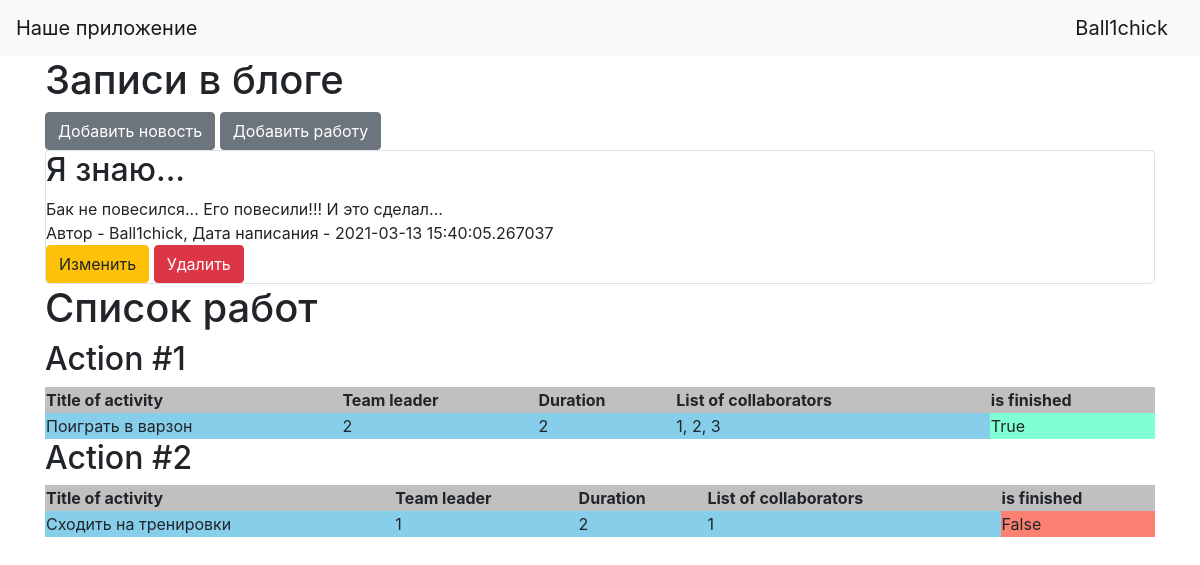
/ (signed in), run on the app's committed database.
### data/users.py (models this page shows, shortened)
class User(SqlAlchemyBase, UserMixin):
    __tablename__ = 'users'
    id = sqlalchemy.Column(sqlalchemy.Integer, primary_key=True, autoincrement=True)
    surname = sqlalchemy.Column(sqlalchemy.String, nullable=True)
    name = sqlalchemy.Column(sqlalchemy.String, nullable=True)
    about = sqlalchemy.Column(sqlalchemy.String, nullable=True)
    age = sqlalchemy.Column(sqlalchemy.Integer, nullable=True)
    position = sqlalchemy.Column(sqlalchemy.String, nullable=True)
    speciality = sqlalchemy.Column(sqlalchemy.String, nullable=True)
    address = sqlalchemy.Column(sqlalchemy.String, nullable=True)
    email = sqlalchemy.Column(sqlalchemy.String, index=True, unique=True, nullable=True)
    hashed_password = sqlalchemy.Column(sqlalchemy.String, nullable=True)
    modified_date = sqlalchemy.Column(sqlalchemy.DateTime, default=datetime.datetime.now)
    news = orm.relation("News", back_populates='user')
    jobs = orm.relation("Jobs", back_populates='user')

### data/news.py (models this page shows)
class News(SqlAlchemyBase):
    __tablename__ = 'news'
    id = sqlalchemy.Column(sqlalchemy.Integer,
                           primary_key=True, autoincrement=True)
    title = sqlalchemy.Column(sqlalchemy.String, nullable=True)
    content = sqlalchemy.Column(sqlalchemy.String, nullable=True)
    created_date = sqlalchemy.Column(sqlalchemy.DateTime,
                                     default=datetime.datetime.now)
    is_private = sqlalchemy.Column(sqlalchemy.Boolean, default=True)
    user_id = sqlalchemy.Column(sqlalchemy.Integer,
                                sqlalchemy.ForeignKey("users.id"))
    user = orm.relation('User')
    categories = orm.relation("Category",
                              secondary="association",
                              backref="news")

### data/jobs.py (models this page shows)
class Jobs(SqlAlchemyBase):
    __tablename__ = 'jobs'
    id = sqlalchemy.Column(sqlalchemy.Integer, primary_key=True, autoincrement=True)
    team_leader = sqlalchemy.Column(sqlalchemy.Integer, sqlalchemy.ForeignKey("users.id"))
    job = sqlalchemy.Column(sqlalchemy.String, nullable=True)
    work_size = sqlalchemy.Column(sqlalchemy.Integer, nullable=True)
    collaborators = sqlalchemy.Column(sqlalchemy.String, nullable=True)
    start_date = sqlalchemy.Column(sqlalchemy.DateTime, default=datetime.datetime.now)
    end_date = sqlalchemy.Column(sqlalchemy.DateTime, nullable=True)
    is_finished = sqlalchemy.Column(sqlalchemy.BOOLEAN, nullable=True)
    user = orm.relation('User')

### main.py (the view)
@app.route("/")
def index():
    db_sess = db_session.create_session()
    jobs = db_sess.query(Jobs)
    if current_user.is_authenticated:
        news = db_sess.query(News).filter(
            (News.user == current_user) | (News.is_private != True))
    else:
        news = db_sess.query(News).filter(News.is_private != True)
    return render_template("index.html", news=news, jobs=jobs)

### data/db_session.py (called while the page is built)
def create_session() -> Session:
    global __factory
    return __factory()

### main.py (called while the page is built)
@login_manager.user_loader
def load_user(user_id):
    db_sess = db_session.create_session()
    return db_sess.query(User).get(user_id)

### templates/index.html (shortened to what this page needs)
{% extends "base.html" %}
{% block content %}
<h1>Записи в блоге</h1>
{% if current_user.is_authenticated %}
    <a href="news" class="btn btn-secondary">Добавить новость</a>
	<a href="add_jobs" class="btn btn-secondary">Добавить работу</a>
{% endif %}
{% for item in news%}
<div class="col-md6 border rounded">
    <h2>{{item.title}}</h2>
    <div>
        {{item.content}}
    </div>
    <div>
        Автор - {{item.user.name}}, Дата написания - {{item.created_date}}
    </div>
	{% if current_user.is_authenticated and current_user == item.user %}
    <div>
        <a href="/news/{{ item.id }}" class="btn btn-warning">
            Изменить
        </a>
        <a href="/news_delete/{{ item.id }}" class="btn btn-danger">
            Удалить
        </a>
    </div>
	{% endif %}
</div>
{% endfor %}
<h1>Список работ</h1>
{% for item in jobs%}
<h2>Action #{{item.id}}</h2>
<table width="100%">
	<tr><th>Title of activity</th><th>Team leader</th><th>Duration</th><th>List of collaborators</th><th>is finished</th></tr>
	<tr><td>{{item.job}}</td><td>{{item.team_leader}}</td><td>{{item.work_size}}</td><td>{{item.collaborators}}</td>
	{% if item.is_finished %}
		<td style="background:Aquamarine">{{item.is_finished}}</td></tr>
	{% else %}
		<td style="background:Salmon">{{item.is_finished}}</td></tr>
	{% endif %}
</table>
{% endfor %}
{% endblock %}

### templates/base.html (shortened to what this page needs)
<!doctype html>
<html lang="en">
<head>
    <link rel="stylesheet"
          href="https://stackpath.bootstrapcdn.com/bootstrap/4.4.1/css/bootstrap.min.css"
>
</head>
<body>
<header>
    <nav class="navbar navbar-light bg-light">
        <a class="navbar-brand" href="#">Наше приложение</a>
		{% if current_user.is_authenticated %}
			<a class="navbar-brand" href="/logout">{{ current_user.name }}</a>
		{% else %}
			<p>
			<a class="btn btn-primary " href="/register">Зарегистрироваться</a>
			<a class="btn btn-success" href="/login">Войти</a>
			</p>
		{% endif %}
    </nav>
</header>
<main role="main" class="container">
    {% block content %}{% endblock %}
</main>
</body>
</html>

### templates/index.html (style rules this page uses)
th { background-color:Silver; }
td { background-color:SkyBlue; }

### data on the page
User: name "Ball1chick"
News: title "Я знаю...", content "Бак не повесился... Его повесили!!! И это сделал...", user.name "Ball1chick", created_date "2021-03-13 15:40:05.267037"
Jobs: id "1", job "Поиграть в варзон", team_leader "2", work_size "2", collaborators "1, 2, 3", is_finished "True"
Jobs: id "2", job "Сходить на тренировки", team_leader "1", work_size "2", collaborators "1", is_finished "False"
